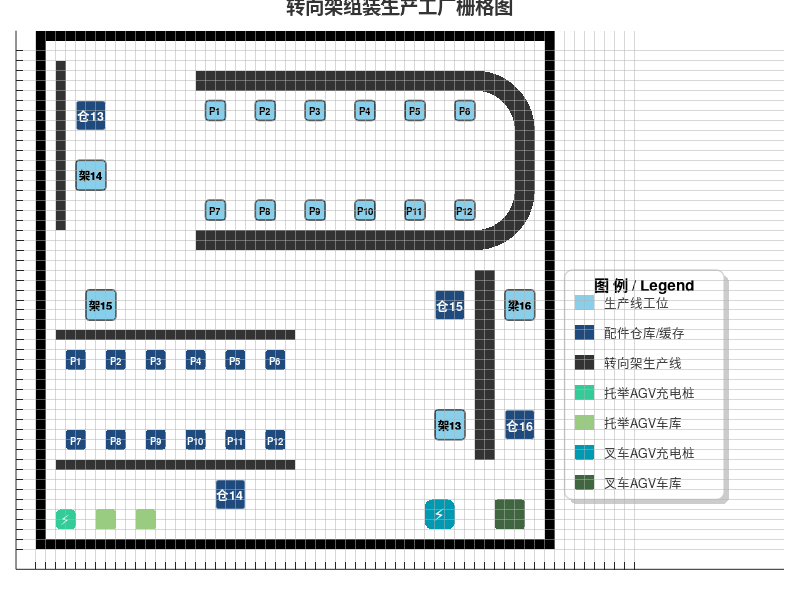

Recreate this plot in MATLAB.
function generate_beautiful_factory_map()


    % --- 1. 地图与网格参数设置 ---
    mapWidth = 60;      % 地图总宽度
    mapHeight = 50;     % 地图总高度
    gridSize = 1;       % 网格大小
    
    % 创建窗口 (调整分辨率和背景色)
    figure('Name', 'Factory Visualization', 'Color', [0.98 0.98 0.98], 'Position', [100, 100, 1200, 850]);
    ax = gca;
    hold on;
    axis equal;
    axis([-2 mapWidth+15 -2 mapHeight+2]); % 稍微扩大视野以容纳图例
    % 【新增】：强制消除坐标轴周围的空白边距 (Tight Inset)
    set(ax, 'LooseInset', [0, 0, 0, 0]);
    % 让坐标轴尽可能填满整个画布
    set(ax, 'Position', [0.02 0.02 0.96 0.96]);
    % --- 2. 绘制网格 (优化样式) ---
    xticks(0:gridSize:mapWidth);
    yticks(0:gridSize:mapHeight);
    grid on;
    set(ax, 'GridColor', [0.7 0.7 0.7]);  % 浅灰色网格
    set(ax, 'GridAlpha', 0.5);            % 半透明
    set(ax, 'GridLineStyle', '-');        % 虚线网格，更精致
    set(ax, 'LineWidth', 0.5);
    set(ax, 'XTickLabel', {});
    set(ax, 'YTickLabel', {});
    set(ax, 'Layer', 'top');           % 网格在最底层
    
    % 画一个白色的画布背景区，突出工厂区域
    rectangle('Position', [0, 0, mapWidth, mapHeight], 'FaceColor', 'w', 'EdgeColor', 'none');

    % --- 颜色定义 (专业配色方案) ---
    % 生产线/墙体 (深炭灰)
    c_wall = [0.2 0.2 0.2];    
    % 生产线/墙体 (黑)
    c_bark = [0 0 0];  
    % 配件工位 (天际蓝)
    c_blue_light = [0.53 0.81 0.92]; 
    % 转向架/缓存区 (普鲁士蓝)
    c_blue_dark = [0.12 0.29 0.49];  
    % 托举AGV充电 (活力青)
    c_green_charge = [0.2 0.8 0.6];  
    % 托举AGV车库 (抹茶绿)
    c_green_park = [0.6 0.8 0.5];    
    % 叉车AGV充电 (青色)
    c_cyan_charge = [0.0 0.6 0.7];   
    % 叉车AGV车库 (森林绿)
    c_green_dark = [0.25 0.4 0.25];  

    % --- 3. 绘制生产线/墙体 (双弧形改造) ---
    
    % 参数设置
    line_thick = 2;   % 统一生产线宽度
    r_in = 4;         % 内半径
    r_out = 6;        % 外半径
    
    % === 关键坐标计算 ===
    % 为了保持 U 型结构对称：
    % 1. 右上角圆心: (44, 42)
    % 2. 右下角圆心: (44, 36) -> 这样两个圆心垂直距离为 6
    
    top_center = [44, 42];
    bot_center = [44, 36];
    % 直线段数据 [x, y, w, h]
    project_straight = [
        2, 32, 1, 17;                 % 左上垂直墙 (不变        
        % A. 上横梁 (Top Beam)
        % 从 X=16 到 X=44 (接右上圆弧), Y=46(内沿), 厚度2
        16, 46, (top_center(1) - 16), line_thick;   
        % B. 右竖梁 (Right Vertical Beam) - 变短了，仅连接两个圆弧
        % X=48(内沿), Y从 36(下圆心) 到 42(上圆心), 宽2
        (top_center(1) + r_in), bot_center(2), line_thick, (top_center(2) - bot_center(2)); 
        % C. 下横梁 (Bottom Beam) - 调整以接右下圆弧
        % 从 X=16 到 X=44 (接右下圆弧), Y=30(外沿,因为内沿是32), 厚度2
        % 注意：这里Y用30是因为内沿是32 (36-4)，厚度2，所以外底边是30
        16, 30, (bot_center(1) - 16), line_thick;
        % 其他墙体
        2, 21, 24, 1;                 
        2, 8, 24, 1;                  
        44, 9, 2, 19;                
    ];
    draw_styled_rects(project_straight, c_wall, 0, 'none'); 

    % 绘制圆弧
    % 1. 右上角圆弧 (0度 到 90度)
    draw_arc_wall(top_center, r_in, r_out, 0, 90, c_wall);
    
    % 2. 右下角圆弧 (-90度 到 0度)
    % 这里是从竖直向下的线(-90度/270度)连接到水平向右的线(0度)
    draw_arc_wall(bot_center, r_in, r_out, -90, 0, c_wall);

    % 外部围墙
    walls = [0, 0, 1, 51; 0, 0, 51, 1; 51,0,1,51; 0, 51, 52, 1];
    draw_styled_rects(walls, c_bark, 0, 'none');

    % --- 4. 绘制功能区域 ---
    
    % 4.1 大件仓库区域 (分散式布局 - 取货区) 坐标深度监控
    fprintf('\n>> [地图监控] 正在展开分散式大件仓库(ID:13-16)对应的 9 栅格详细坐标：\n');
    block_w = 3; block_h = 3;
    % 定义仓库基准坐标：[13:左上, 14:左下, 15:右上, 16:右下]
    w_bases = [4, 42; 18, 4; 40, 23; 47, 11]; 
    
    for i = 1:4
        station_id = i + 12; 
        base_x = w_bases(i, 1);
        base_y = w_bases(i, 2);
        pos = [base_x, base_y, block_w, block_h];
        
        fprintf('   [仓库 ID %d]: 区域起始(X:%d, Y:%d)\n', station_id, base_x, base_y);
        fprintf('     └─ 包含的 9 个小栅格坐标: \n');
        
        % 嵌套循环打印 9 个栅格点
        for dx = 0:block_w-1
            row_str = '      ';
            for dy = 0:block_h-1
                row_str = [row_str, sprintf('(%d, %d)  ', base_x + dx, base_y + dy)];
            end
            fprintf('%s\n', row_str);
        end
        
        % 绘图：统一使用深蓝色表示仓库
        draw_styled_rects(pos, c_blue_dark, 0.2, 'w'); 
        label_txt = ['仓' num2str(station_id)];
        add_styled_label(pos, label_txt, 'w', 9);
        fprintf('\n'); 
    end
    fprintf('--------------------------------------------------\n');
    % 4.2 中间 U 型区域内的配件 (ID: 1-12) 坐标深度监控
    fprintf('\n>> [地图监控] 正在展开中间 U 型配件工位(ID:1-12)对应的详细栅格坐标：\n');
    box_w = 2; box_h = 2; gap_x = 3; 
    u_start_x = 17; u_top_y = 43;
    u_bot_y = 33;
    
    % --- 第一行：工位 P1 - P6 ---
    for i = 1:6
        station_id = i;
        base_x = u_start_x + (i-1)*(box_w+gap_x);
        base_y = u_top_y;
        pos = [base_x, base_y, box_w, box_h];
        
        fprintf('   [工位 ID %d]: 区域起始(X:%d, Y:%d)\n', station_id, base_x, base_y);
        fprintf('     └─ 包含的栅格坐标: \n');
        
        % 嵌套循环打印 2x2 栅格点
        for dx = 0:box_w-1
            row_str = '      ';
            for dy = 0:box_h-1
                fprintf('%s(%d, %d)  ', row_str, base_x + dx, base_y + dy);
                row_str = ''; % 仅首个点缩进
            end
            fprintf('\n');
        end
        
        draw_styled_rects(pos, c_blue_light, 0.3, 'k');
        add_styled_label(pos, ['P' num2str(station_id)], 'k', 7);
        fprintf('\n');
    end
    
    % --- 第二行：工位 P7 - P12 ---
    for i = 7:12
        station_id = i;
        base_x = u_start_x + (i-7)*(box_w+gap_x);
        base_y = u_bot_y;
        pos = [base_x, base_y, box_w, box_h];
        
        fprintf('   [工位 ID %d]: 区域起始(X:%d, Y:%d)\n', station_id, base_x, base_y);
        fprintf('     └─ 包含的栅格坐标: \n');
        
        % 嵌套循环打印 2x2 栅格点
        for dx = 0:box_w-1
            row_str = '      ';
            for dy = 0:box_h-1
                fprintf('%s(%d, %d)  ', row_str, base_x + dx, base_y + dy);
                row_str = '';
            end
            fprintf('\n');
        end
        
        draw_styled_rects(pos, c_blue_light, 0.3, 'k');
        add_styled_label(pos, ['P' num2str(station_id)], 'k', 7);
        fprintf('\n');
    end
    fprintf('--------------------------------------------------\n');


    % 4.3 左下角区域配件 (ID: 1-12) 坐标深度监控
    fprintf('\n>> [地图监控] 正在展开左下配件   仓库(ID:1-12)对应的详细栅格坐标：\n');
    lb_start_x = 3; lb_top_y = 18;
    lb_bot_y = 10;
    % 假设 box_w 和 box_h 已在外部定义，通常为 2
    
    % --- 第一行：工位 P1 - P6 ---
    for i = 1:6
        station_id = i;
        base_x = lb_start_x + (i-1)*(box_w+2);
        base_y = lb_top_y;
        pos = [base_x, base_y, box_w, box_h];
        
        fprintf('   [工位 ID %d]: 区域起始(X:%d, Y:%d)\n', station_id, base_x, base_y);
        fprintf('     └─ 包含的栅格坐标: \n');
        
        % 嵌套循环打印栅格点
        for dx = 0:box_w-1
            row_str = '      ';
            for dy = 0:box_h-1
                fprintf('%s(%d, %d)  ', row_str, base_x + dx, base_y + dy);
                row_str = ''; % 仅首个点缩进
            end
            fprintf('\n');
        end
        
        draw_styled_rects(pos, c_blue_dark, 0.3, 'none');
        add_styled_label(pos, ['P' num2str(station_id)], 'w', 7);
        fprintf('\n');
    end
    
    % --- 第二行：工位 P7 - P12 ---
    for i = 7:12
        station_id = i;
        base_x = lb_start_x + (i-7)*(box_w+2);
        base_y = lb_bot_y;
        pos = [base_x, base_y, box_w, box_h];
        
        fprintf('   [工位 ID %d]: 区域起始(X:%d, Y:%d)\n', station_id, base_x, base_y);
        fprintf('     └─ 包含的栅格坐标: \n');
        
        % 嵌套循环打印栅格点
        for dx = 0:box_w-1
            row_str = '      ';
            for dy = 0:box_h-1
                fprintf('%s(%d, %d)  ', row_str, base_x + dx, base_y + dy);
                row_str = '';
            end
            fprintf('\n');
        end
        
        draw_styled_rects(pos, c_blue_dark, 0.3, 'none');
        add_styled_label(pos, ['P' num2str(station_id)], 'w', 7);
        fprintf('\n');
    end
    fprintf('--------------------------------------------------\n');

    % 4.4 大件工位区域 (分散式布局 - 送货区) 坐标深度监控
    fprintf('\n>> [地图监控] 正在展开分散式大件工位(ID:13-16)对应的 9 栅格详细坐标：\n');
    block_w = 3; block_h = 3;
    % 定义工位基准坐标：[13:中下, 14:中上, 15:中左, 16:中右]
    s_bases = [40, 11; 4, 36; 5, 23; 47, 23]; 
    
    for i = 1:4
        station_id = i + 12; 
        base_x = s_bases(i, 1);
        base_y = s_bases(i, 2);
        pos = [base_x, base_y, block_w, block_h];
        
        fprintf('   [工位 ID %d]: 区域起始(X:%d, Y:%d)\n', station_id, base_x, base_y);
        fprintf('     └─ 包含的 9 个小栅格坐标: \n');
        
        % 嵌套循环打印 9 个栅格点
        for dx = 0:block_w-1
            row_str = '      ';
            for dy = 0:block_h-1
                row_str = [row_str, sprintf('(%d, %d)  ', base_x + dx, base_y + dy)];
            end
            fprintf('%s\n', row_str);
        end
        
        % 绘图：统一使用浅蓝色表示工位
        draw_styled_rects(pos, c_blue_light, 0.2, 'k');
        % 根据 ID 判断标签内容
        if station_id == 16
            label_txt = '梁16';
        else
            label_txt = ['架' num2str(station_id)];
        end
        
        % 调用绘图函数
        add_styled_label(pos, label_txt, 'k', 8);
        add_styled_label(pos, char(label_txt), 'k', 8);
        fprintf('\n'); 
    end
    fprintf('--------------------------------------------------\n');
    
    % 4.5 底部充电/车库区域
    % 左侧充电区
    draw_styled_rects([2, 2, 2, 2], c_green_charge, 0.5, 'none'); % 圆形效果
    add_styled_label([2, 2, 2, 2], '⚡', 'w', 10);
    
    draw_styled_rects([6, 2, 2, 2], c_green_park, 0.2, 'none');
    draw_styled_rects([10, 2, 2, 2], c_green_park, 0.2, 'none');
    
    % 右侧充电区
    draw_styled_rects([39, 2, 3, 3], c_cyan_charge, 0.5, 'none');
    add_styled_label([39, 2, 3, 3], '⚡', 'w', 12);
    
    draw_styled_rects([46, 2, 3, 3], c_green_dark, 0.2, 'none');

    % --- 5. 美化图例面板 ---
    draw_legend_panel(53, 5, ...
        {c_blue_light, c_blue_dark, c_wall, c_green_charge, c_green_park, c_cyan_charge, c_green_dark}, ...
        {'生产线工位', '配件仓库/缓存', '转向架生产线', '托举AGV充电桩', '托举AGV车库', '叉车AGV充电桩', '叉车AGV车库'});

    % 标题
    title('转向架组装生产工厂栅格图', 'FontSize', 14, 'FontWeight', 'bold', 'Color', [0.2 0.2 0.2]);
end

% --- 辅助函数：绘制带样式的矩形 ---
function draw_styled_rects(rects, color, curve, edgeColor)
    % curve: 圆角程度 (0-1), 0为直角, 1为最圆
    for i = 1:size(rects, 1)
        rectangle('Position', rects(i,:), ...
            'FaceColor', color, ...
            'EdgeColor', edgeColor, ...
            'LineWidth', 1, ...
            'Curvature', [curve curve]); % 设置圆角
    end
end
% --- 核心辅助函数：绘制弧形 ---
function draw_arc_wall(center, r_in, r_out, angle_start_deg, angle_end_deg, color)
    % 1. 生成角度序列 (分辨率越高越平滑)
    theta = linspace(deg2rad(angle_start_deg), deg2rad(angle_end_deg), 50);
    
    % 2. 计算外弧坐标 (Outer Arc)
    x_out = center(1) + r_out * cos(theta);
    y_out = center(2) + r_out * sin(theta);
    
    % 3. 计算内弧坐标 (Inner Arc)
    x_in = center(1) + r_in * cos(theta);
    y_in = center(2) + r_in * sin(theta);
    
    % 4. 闭合多边形路径: 外弧 -> 内弧(反向) -> 闭合
    X = [x_out, fliplr(x_in)];
    Y = [y_out, fliplr(y_in)];
    
    % 5. 填充颜色
    patch(X, Y, color, 'EdgeColor', 'none');
end

% --- 辅助函数：添加美化标签 ---
function add_styled_label(pos, str, textColor, fontSize)
    text(pos(1)+pos(3)/2, pos(2)+pos(4)/2, str, ...
        'Color', textColor, ...
        'HorizontalAlignment','center', ...
        'VerticalAlignment', 'middle', ...
        'FontSize', fontSize, ...
        'FontName', 'Helvetica', ... % 使用清晰的无衬线字体
        'FontWeight', 'bold');
end

% --- 辅助函数：绘制整合图例 ---
function draw_legend_panel(x, y, colors, labels)
    % 计算图例框的高度
    num_items = length(labels);
    box_h = num_items * 3 + 2;
    box_w = 16;
    
    % 绘制图例背景板 (带阴影效果)
    % 阴影
    rectangle('Position', [x+0.5, y-0.5, box_w, box_h], 'FaceColor', [0.8 0.8 0.8], 'EdgeColor', 'none', 'Curvature', 0.1);
    % 主板
    rectangle('Position', [x, y, box_w, box_h], 'FaceColor', 'w', 'EdgeColor', [0.8 0.8 0.8], 'LineWidth', 1, 'Curvature', 0.1);
    
    text(x + box_w/2, y + box_h - 1.5, '图 例 / Legend', 'FontSize', 11, 'FontWeight', 'bold', 'HorizontalAlignment', 'center');

    % 绘制每一项
    start_y = y + box_h - 4;
    for i = 1:num_items
        % 色块
        rectangle('Position', [x+1, start_y, 2, 1.5], 'FaceColor', colors{i}, 'EdgeColor', 'none', 'Curvature', 0.2);
        % 文字
        text(x + 4, start_y + 0.75, labels{i}, 'FontSize', 9, 'Color', [0.2 0.2 0.2]);
        start_y = start_y - 3;
    end
end
